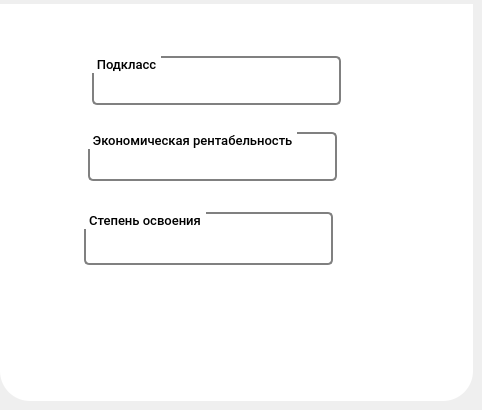
    <widget class="QWidget" name="prms_in">
     <attribute name="title">
      <string>PRMS</string>
     </attribute>
     <widget class="QFrame" name="frame_3">
      <property name="geometry">
       <rect>
        <x>0</x>
        <y>4</y>
        <width>473</width>
        <height>397</height>
       </rect>
      </property>
      <property name="styleSheet">
       <string notr="true">Background-color: #ffffff;
border-bottom-right-radius: 30px;
border-bottom-left-radius: 30px;</string>
      </property>
      <property name="frameShape">
       <enum>QFrame::StyledPanel</enum>
      </property>
      <property name="frameShadow">
       <enum>QFrame::Raised</enum>
      </property>
      <widget class="QGroupBox" name="groupBox_9">
       <property name="geometry">
        <rect>
         <x>92</x>
         <y>52</y>
         <width>249</width>
         <height>49</height>
        </rect>
       </property>
       <property name="font">
        <font>
         <family>Roboto Medium</family>
         <pointsize>10</pointsize>
        </font>
       </property>
       <property name="styleSheet">
        <string notr="true">QGroupBox {
    background-color: #ffffff;
    border: 2px solid gray;
    border-radius: 5px;
    margin-top: 2ex; /* leave space at the top for the title */
}

QGroupBox::title {
    subcontrol-origin: margin;
    subcontrol-position: top left; /* position at the top center */
    padding: 0 3px;
}</string>
       </property>
       <property name="title">
        <string>Подкласс</string>
       </property>
       <widget class="QComboBox" name="in_prms_subclass">
        <property name="geometry">
         <rect>
          <x>4</x>
          <y>16</y>
          <width>241</width>
          <height>25</height>
         </rect>
        </property>
        <property name="font">
         <font>
          <family>Roboto Light</family>
          <pointsize>11</pointsize>
         </font>
        </property>
        <property name="styleSheet">
         <string notr="true">QComboBox {
    border: 0;
    border-radius: 3px;
    padding: 1px 18px 1px 3px;
    min-width: 6em;
}

QComboBox::drop-down {
	subcontrol-origin: padding;
    subcontrol-position: top right;
	border-width:0;
}</string>
        </property>
        <property name="inputMethodHints">
         <set>Qt::ImhLowercaseOnly</set>
        </property>
        <property name="editable">
         <bool>false</bool>
        </property>
        <item>
         <property name="text">
          <string/>
         </property>
        </item>
        <item>
         <property name="text">
          <string>Нет уточнений</string>
         </property>
        </item>
        <item>
         <property name="text">
          <string>Рентабельны</string>
         </property>
        </item>
        <item>
         <property name="text">
          <string>Рентабельны в перспективе</string>
         </property>
        </item>
        <item>
         <property name="text">
          <string>Рентабельность не известна</string>
         </property>
        </item>
        <item>
         <property name="text">
          <string>Не рентабельны</string>
         </property>
        </item>
        <item>
         <property name="text">
          <string>Добываются в убыток</string>
         </property>
        </item>
       </widget>
      </widget>
      <widget class="QGroupBox" name="groupBox_10">
       <property name="geometry">
        <rect>
         <x>88</x>
         <y>128</y>
         <width>249</width>
         <height>49</height>
        </rect>
       </property>
       <property name="font">
        <font>
         <family>Roboto Medium</family>
         <pointsize>10</pointsize>
        </font>
       </property>
       <property name="styleSheet">
        <string notr="true">QGroupBox {
    background-color: #ffffff;
    border: 2px solid gray;
    border-radius: 5px;
    margin-top: 2ex; /* leave space at the top for the title */
}

QGroupBox::title {
    subcontrol-origin: margin;
    subcontrol-position: top left; /* position at the top center */
    padding: 0 3px;
}</string>
       </property>
       <property name="title">
        <string>Экономическая рентабельность</string>
       </property>
       <widget class="QComboBox" name="in_prms_profit">
        <property name="geometry">
         <rect>
          <x>4</x>
          <y>24</y>
          <width>241</width>
          <height>21</height>
         </rect>
        </property>
        <property name="font">
         <font>
          <family>Roboto Light</family>
          <pointsize>11</pointsize>
         </font>
        </property>
        <property name="styleSheet">
         <string notr="true">QComboBox {
    border: 0;
    border-radius: 3px;
    padding: 1px 18px 1px 3px;
    min-width: 6em;
}

QComboBox::drop-down {
	subcontrol-origin: padding;
    subcontrol-position: top right;
	border-width:0;
}</string>
        </property>
        <property name="inputMethodHints">
         <set>Qt::ImhLowercaseOnly</set>
        </property>
        <property name="editable">
         <bool>false</bool>
        </property>
        <item>
         <property name="text">
          <string/>
         </property>
        </item>
        <item>
         <property name="text">
          <string>Нет уточнений</string>
         </property>
        </item>
        <item>
         <property name="text">
          <string>Рентабельны</string>
         </property>
        </item>
        <item>
         <property name="text">
          <string>Рентабельны в перспективе</string>
         </property>
        </item>
        <item>
         <property name="text">
          <string>Рентабельность не известна</string>
         </property>
        </item>
        <item>
         <property name="text">
          <string>Не рентабельны</string>
         </property>
        </item>
        <item>
         <property name="text">
          <string>Добываются в убыток</string>
         </property>
        </item>
       </widget>
      </widget>
      <widget class="QGroupBox" name="groupBox_11">
       <property name="geometry">
        <rect>
         <x>84</x>
         <y>208</y>
         <width>249</width>
         <height>53</height>
        </rect>
       </property>
       <property name="font">
        <font>
         <family>Roboto Medium</family>
         <pointsize>10</pointsize>
        </font>
       </property>
       <property name="styleSheet">
        <string notr="true">QGroupBox {
    background-color: #ffffff;
    border: 2px solid gray;
    border-radius: 5px;
    margin-top: 2ex; /* leave space at the top for the title */
}

QGroupBox::title {
    subcontrol-origin: margin;
    subcontrol-position: top left; /* position at the top center */
    padding: 0 3px;
}</string>
       </property>
       <property name="title">
        <string>Степень освоения</string>
       </property>
       <widget class="QComboBox" name="in_prms_subclass_2">
        <property name="geometry">
         <rect>
          <x>4</x>
          <y>24</y>
          <width>241</width>
          <height>25</height>
         </rect>
        </property>
        <property name="font">
         <font>
          <family>Roboto Light</family>
          <pointsize>11</pointsize>
         </font>
        </property>
        <property name="styleSheet">
         <string notr="true">QComboBox {
    border: 0;
    border-radius: 3px;
    padding: 1px 18px 1px 3px;
    min-width: 6em;
}

QComboBox::drop-down {
	subcontrol-origin: padding;
    subcontrol-position: top right;
	border-width:0;
}</string>
        </property>
        <property name="inputMethodHints">
         <set>Qt::ImhLowercaseOnly</set>
        </property>
        <property name="editable">
         <bool>false</bool>
        </property>
        <item>
         <property name="text">
          <string/>
         </property>
        </item>
        <item>
         <property name="text">
          <string>Нет уточнений</string>
         </property>
        </item>
        <item>
         <property name="text">
          <string>Рентабельны</string>
         </property>
        </item>
        <item>
         <property name="text">
          <string>Рентабельны в перспективе</string>
         </property>
        </item>
        <item>
         <property name="text">
          <string>Рентабельность не известна</string>
         </property>
        </item>
        <item>
         <property name="text">
          <string>Не рентабельны</string>
         </property>
        </item>
        <item>
         <property name="text">
          <string>Добываются в убыток</string>
         </property>
        </item>
       </widget>
      </widget>
     </widget>
    </widget>
